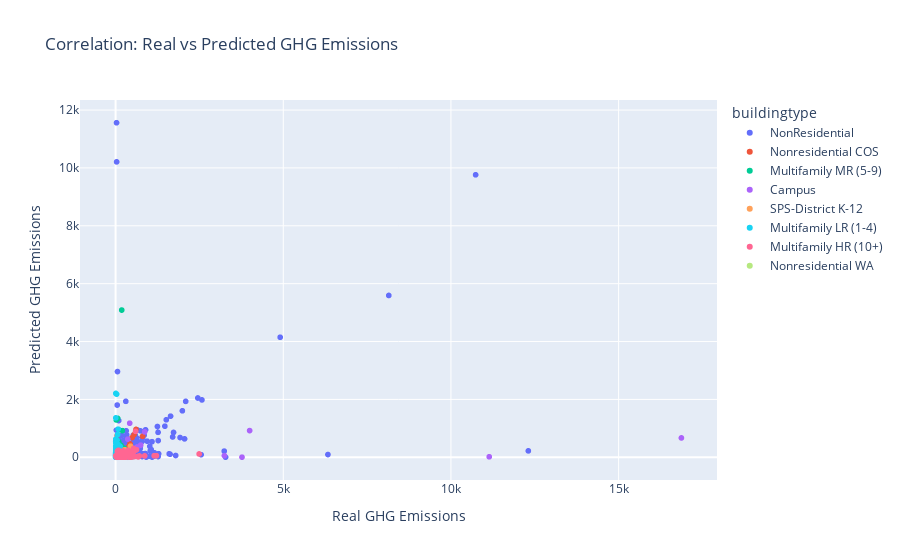

The code cell stored with this chart in its notebook:
### Code cell
import plotly.express as px    
X_graph = pd.DataFrame()
X_graph['real_ghgemissions'] = real_ghgemissions
X_graph['train_pred_ghgemissions'] = train_pred_ghgemissions
X_graph['largestpropertyusetypegfa'] = X['largestpropertyusetypegfa']
X_graph['buildingtype'] = X['buildingtype']

# Count the number of observations
X_graph['num_observations'] = len(X_graph)

# Create a scatter plot for real_ghgemissions vs train_pred_ghgemissions
fig = px.scatter(data_frame= X_graph, x='real_ghgemissions', y='train_pred_ghgemissions', title='Correlation: Real vs Predicted GHG Emissions',
                 hover_data=['largestpropertyusetypegfa', 'num_observations'], color='buildingtype')
fig.update_xaxes(title='Real GHG Emissions')
fig.update_yaxes(title='Predicted GHG Emissions')
fig

### Figure 1 — Plotly figure (JSON) as saved in the notebook; plotly's stock layout.template omitted (floating-point values rounded to 4 significant figures; data arrays with more than 128 entries replaced by an {"elided": "..."} marker saying what was removed)
{"data": [{"customdata": {"elided": "1428x2 int values"}, "hovertemplate": "buildingtype=NonResidential<br>real_ghgemissions=%{x}<br>train_pred_ghgemissions=%{y}<br>largestpropertyusetypegfa=%{customdata[0]}<br>num_observations=%{customdata[1]}<extra></extra>", "legendgroup": "NonResidential", "marker": {"color": "#636efa", "symbol": "circle"}, "mode": "markers", "name": "NonResidential", "showlegend": true, "type": "scattergl", "x": {"elided": "1428 float values"}, "xaxis": "x", "y": {"elided": "1428 float values"}, "yaxis": "y"}, {"customdata": {"elided": "81x2 int values"}, "hovertemplate": "buildingtype=Nonresidential COS<br>real_ghgemissions=%{x}<br>train_pred_ghgemissions=%{y}<br>largestpropertyusetypegfa=%{customdata[0]}<br>num_observations=%{customdata[1]}<extra></extra>", "legendgroup": "Nonresidential COS", "marker": {"color": "#EF553B", "symbol": "circle"}, "mode": "markers", "name": "Nonresidential COS", "showlegend": true, "type": "scattergl", "x": [302.8, 182.4, 608.4, 345.2, 805.2, 102.8, 7.11, 491.7, 430.1, 177.7, 205.1, 226.7, 4, 176.8, 97.43, 28.39, 302.8, 430.3, 381.4, 299.6, 123.0, 14.28, 120.5, 180.4, 8.77, 87.02, 11.05, 84.1, 16.9, 123.7, 38.34, 185.1, 25.62, 193.1, 42.06, 120.3, 45.33, 39.52, 310.1, 122.9, 81.19, 111.7, 22.5, 158.1, 15.7, 58.25, 19.87, 93.7, 287.9, 50.53, 70.53, 186.3, 82.24, 105.7, 57.25, 3.94, 27.67, 64.22, 67.43, 30.18, 271.6, 159.6, 550.1, 39.17, 55.98, 458.5, 11.8, 246.2, 5.44, 30.18, 24.0, 15.37, 25.73, 217.2, 260.2, 61.81, 21.33, 33.17, 224.5, 23.11, 42.27], "xaxis": "x", "y": [166.6, 371.6, 962.7, 275.6, 723.8, 169.1, 29.91, 679.8, 466.7, 124.9, 168.1, 133.5, 8.263, 130.9, 100.7, 9.988, 149.2, 300.3, 356.7, 202.9, 129.9, 76.16, 136.3, 113.8, 30.89, 211.5, 24.25, 67.74, 25.74, 9.082, 40.87, 289.4, 102.5, 11.0, 54.77, 45.97, 758.6, 54.66, 22.72, 44.8, 4.851, 38.33, 23.45, 29.31, 61.32, 59.54, 34.33, 72.41, 60.63, 55.15, 5.106, 5.767, 9.635, 85.32, 36.78, 4.258, 36.8, 68.27, 7.553, 98.51, 42.34, 6.627, 780.8, 30.32, 214.7, 172.2, 4.372, 111.2, null, null, null, null, null, null, null, null, null, null, null, null, null], "yaxis": "y"}, {"customdata": {"elided": "569x2 int values"}, "hovertemplate": "buildingtype=Multifamily MR (5-9)<br>real_ghgemissions=%{x}<br>train_pred_ghgemissions=%{y}<br>largestpropertyusetypegfa=%{customdata[0]}<br>num_observations=%{customdata[1]}<extra></extra>", "legendgroup": "Multifamily MR (5-9)", "marker": {"color": "#00cc96", "symbol": "circle"}, "mode": "markers", "name": "Multifamily MR (5-9)", "showlegend": true, "type": "scattergl", "x": {"elided": "569 float values"}, "xaxis": "x", "y": {"elided": "569 float values"}, "yaxis": "y"}, {"customdata": [[757027, 3196], [483000, 3196], [667335, 3196], [240984, 3196], [217088, 3196], [44078, 3196], [155000, 3196], [535947, 3196], [22800, 3196], [96154, 3196], [15614, 3196], [22669, 3196], [17114, 3196], [1719643, 3196], [57952, 3196], [139557, 3196], [260241, 3196], [230970, 3196], [46100, 3196], [533826, 3196], [109794, 3196], [30562, 3196], [149856, 3196], [9320156, 3196]], "hovertemplate": "buildingtype=Campus<br>real_ghgemissions=%{x}<br>train_pred_ghgemissions=%{y}<br>largestpropertyusetypegfa=%{customdata[0]}<br>num_observations=%{customdata[1]}<extra></extra>", "legendgroup": "Campus", "marker": {"color": "#ab63fa", "symbol": "circle"}, "mode": "markers", "name": "Campus", "showlegend": true, "type": "scattergl", "x": [16870.0, 867.2, 363.8, 749.5, 640.4, 317.2, 419.9, 3996.0, 102.5, 203.7, 99.28, 27.34, 219.8, 3244.0, 97.15, 180.6, 566.5, 406.0, 79.19, 3770.0, 116.3, 56.73, 108.3, 11140.0], "xaxis": "x", "y": [668.7, 878.6, 627.4, 420.9, 354.6, 248.1, 1178.0, 923.1, 6.861, 19.89, 12.52, 341.7, 106.6, 56.1, 22.66, 55.21, 34.45, 4.459, 5.814, 4.226, 94.8, 31.88, 79.09, 18.09], "yaxis": "y"}, {"customdata": [[54986, 3196], [245587, 3196], [238550, 3196], [367884, 3196], [180633, 3196], [32590, 3196], [48789, 3196], [51672, 3196], [117116, 3196], [42128, 3196]], "hovertemplate": "buildingtype=SPS-District K-12<br>real_ghgemissions=%{x}<br>train_pred_ghgemissions=%{y}<br>largestpropertyusetypegfa=%{customdata[0]}<br>num_observations=%{customdata[1]}<extra></extra>", "legendgroup": "SPS-District K-12", "marker": {"color": "#FFA15A", "symbol": "circle"}, "mode": "markers", "name": "SPS-District K-12", "showlegend": true, "type": "scattergl", "x": [32.47, 444.7, 223.8, 273.8, 260.5, 44.13, 30.41, 21.3, 257.3, 50.55], "xaxis": "x", "y": [59.55, 384.9, 236.3, 260.6, 75.08, 61.88, 135.3, 5.721, 35.7, 176.3], "yaxis": "y"}, {"customdata": {"elided": "977x2 int values"}, "hovertemplate": "buildingtype=Multifamily LR (1-4)<br>real_ghgemissions=%{x}<br>train_pred_ghgemissions=%{y}<br>largestpropertyusetypegfa=%{customdata[0]}<br>num_observations=%{customdata[1]}<extra></extra>", "legendgroup": "Multifamily LR (1-4)", "marker": {"color": "#19d3f3", "symbol": "circle"}, "mode": "markers", "name": "Multifamily LR (1-4)", "showlegend": true, "type": "scattergl", "x": {"elided": "977 float values"}, "xaxis": "x", "y": {"elided": "977 float values"}, "yaxis": "y"}, {"customdata": {"elided": "106x2 int values"}, "hovertemplate": "buildingtype=Multifamily HR (10+)<br>real_ghgemissions=%{x}<br>train_pred_ghgemissions=%{y}<br>largestpropertyusetypegfa=%{customdata[0]}<br>num_observations=%{customdata[1]}<extra></extra>", "legendgroup": "Multifamily HR (10+)", "marker": {"color": "#FF6692", "symbol": "circle"}, "mode": "markers", "name": "Multifamily HR (10+)", "showlegend": true, "type": "scattergl", "x": [59.52, 139.4, 277.6, 45.01, 44.2, 131.3, 30.33, 375.6, 94.87, 370.7, 595.5, 27.09, 659.8, 333.8, 138.9, 124.0, 552.5, 62.46, 116.6, 535.9, 313.1, 196.7, 1217.0, 337.7, 56.71, 480.7, 710.1, 296.4, 1150.0, 73.5, 261.4, 672.6, 226.7, 510.4, 475.9, 286.6, 373.6, 424.5, 187.7, 176.3, 13.15, 46.6, 23.29, 118.8, 350.6, 568.6, 236.3, 260.8, 352.5, 12.88, 28.69, 18.41, 19.34, 92.53, 150.5, 264.4, 72.71, 9.38, 145.4, 68.98, 270.0, 284.0, 107.4, 282.3, 111.0, 118.6, 221.9, 53.0, 54.87, 866.5, 81.47, 107.0, 394.2, 97.59, 87.5, 71.4, 137.1, 64.87, 2491.0, 36.6, 97.2, 110.7, 127.5, 103.6, 109.3, 20.1, 315.9, 27.47, 102.4, 459.4, 67.7, 145.6, 237.1, 543.7, 124.2, 252.4, 78.29, 281.3, 222.5, 131.6, 692.6, 176.4, 623.2, 87.99, 396.3, 104.4], "xaxis": "x", "y": [220.5, 53.34, 6.834, 62.19, 79.39, 44.64, 63.35, 23.03, 35.74, 45.47, 896.4, 30.61, 30.0, 166.6, 155.0, 50.35, 21.44, 6.825, 6.517, 306.1, 95.15, 67.36, 55.68, 16.06, 49.7, 73.54, 45.8, 17.17, 54.34, 37.32, 4.847, 11.7, 14.73, 158.1, 7.641, 53.86, 238.6, 206.5, 48.48, 5.426, 34.49, 35.59, 5.536, 51.62, 42.89, 226.8, 14.85, 182.1, 84.2, 22.76, 21.11, 23.46, 7.614, 37.89, 17.23, 31.99, 7.844, 59.82, 53.34, 31.99, 5.038, 23.03, 6.189, 7.927, 44.12, 106.3, 5.403, 5.851, 204.6, 48.3, 32.28, 61.49, 6.595, 71.9, 26.75, 35.09, 30.14, 14.19, 114.9, 48.61, 5.869, 31.73, 26.97, 211.6, 44.85, 17.52, 5.309, 5.733, 11.49, 5.286, 26.91, 11.56, 164.9, 19.0, 8.155, 25.06, 81.5, 35.3, 218.2, 18.89, 34.63, 53.11, 258.5, 241.0, 110.3, 34.59], "yaxis": "y"}, {"customdata": [[68916, 3196]], "hovertemplate": "buildingtype=Nonresidential WA<br>real_ghgemissions=%{x}<br>train_pred_ghgemissions=%{y}<br>largestpropertyusetypegfa=%{customdata[0]}<br>num_observations=%{customdata[1]}<extra></extra>", "legendgroup": "Nonresidential WA", "marker": {"color": "#B6E880", "symbol": "circle"}, "mode": "markers", "name": "Nonresidential WA", "showlegend": true, "type": "scattergl", "x": [23.17], "xaxis": "x", "y": [null], "yaxis": "y"}], "layout": {"legend": {"title": {"text": "buildingtype"}, "tracegroupgap": 0}, "title": {"text": "Correlation: Real vs Predicted GHG Emissions"}, "xaxis": {"anchor": "y", "domain": [0, 1], "title": {"text": "Real GHG Emissions"}}, "yaxis": {"anchor": "x", "domain": [0, 1], "title": {"text": "Predicted GHG Emissions"}}}}
